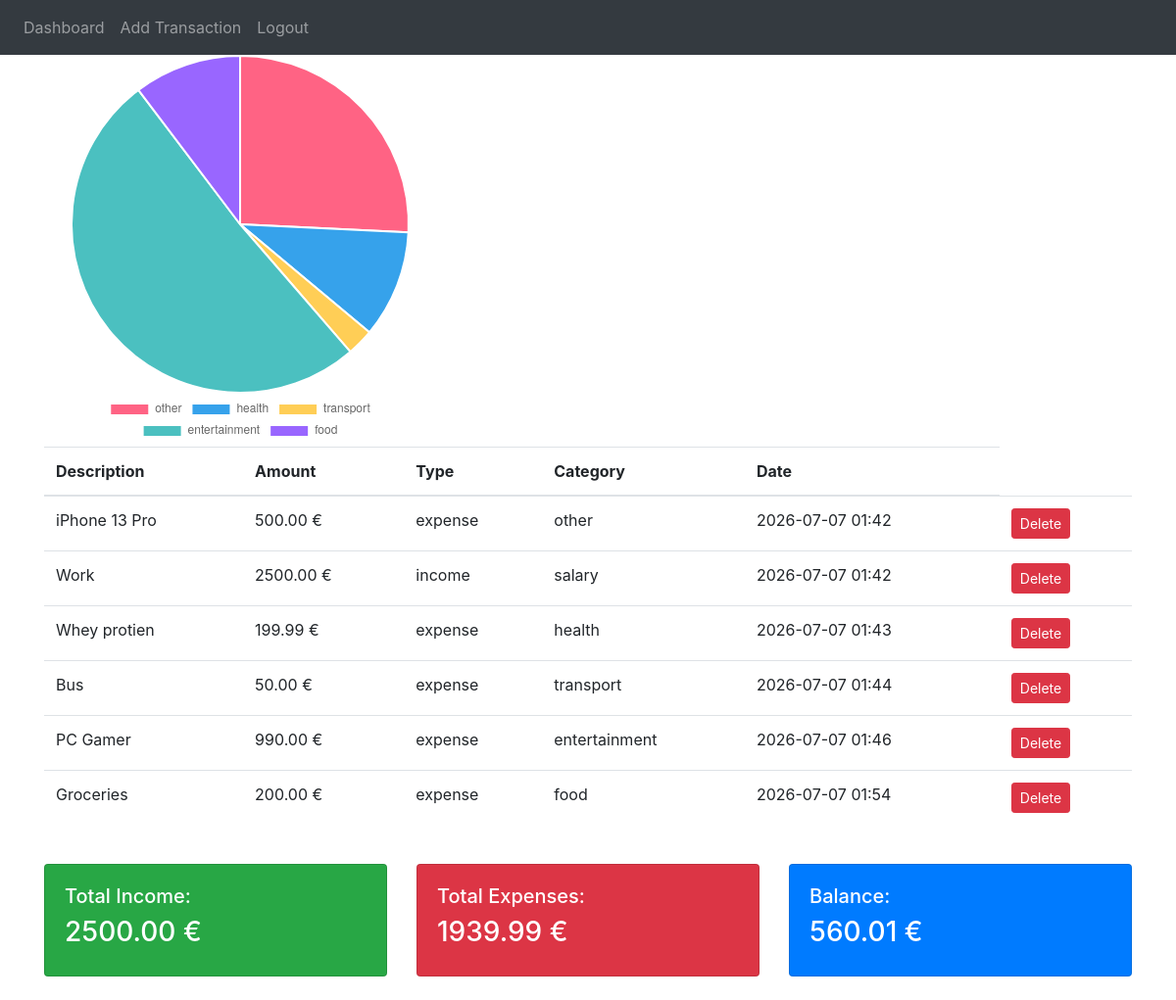
Screenshot of / (signed in) with the database file from the repository.
### website/models.py (models this page shows)
class Transaction(db.Model):
    id = db.Column(db.Integer, primary_key=True)
    description = db.Column(db.String(150))
    amount = db.Column(db.Float, nullable=False)
    type = db.Column(db.String(150), nullable=False)
    category = db.Column(db.String(150), nullable=False)
    date = db.Column(db.DateTime, default=datetime.utcnow)
    user_id = db.Column(db.Integer, db.ForeignKey('user.id'))

### website/views.py (the view)
@views.route('/', methods=['GET', 'POST'])
@login_required
def dashboard():
    transactions = Transaction.query.filter_by(user_id=current_user.id).all()
    income = sum(t.amount for t in transactions if t.type == "income")
    expenses = sum(t.amount for t in transactions if t.type == "expense")
    balance = round(income - expenses, 2)
    categories = {}
    for t in transactions:
        if t.type == "expense":
            categories[t.category] = categories.get(t.category, 0) + t.amount
    return render_template("dashboard.html", transactions=transactions, income=income, expenses=expenses, balance=balance, categories=categories, user=current_user)

### website/__init__.py (called while the page is built)
def create_app():
    app = Flask(__name__)
    app.config['SECRET_KEY'] = 'hdhffhhcsjchjs'
    app.config['SQLALCHEMY_DATABASE_URI'] = f'sqlite:///{DB_NAME}'
    db.init_app(app)
    from .views import views
    from .auth import auth
    app.register_blueprint(views, url_prefix='/')
    app.register_blueprint(auth, url_prefix='/')
    from .models import User
    create_database(app)
    login_manager = LoginManager()
    login_manager.login_view = 'auth.login'
    login_manager.init_app(app)
    @login_manager.user_loader
    def load_user(id):
        return User.query.get(int(id))
    return app

### website/templates/dashboard.html (shortened to what this page needs)
{% extends "base.html" %}
{% block content %}
<table class="table">
    <thead>
        <tr>
            <th>Description</th>
            <th>Amount</th>
            <th>Type</th>
            <th>Category</th>
            <th>Date</th>
        </tr>
    </thead>
    <tbody>
        {% for transaction in transactions %}
        <tr>
            <td>{{ transaction.description }}</td>
            <td>{{ "%.2f"|format(transaction.amount) }} €</td>
            <td>{{ transaction.type }}</td>
            <td>{{ transaction.category }}</td>
            <td>{{ transaction.date.strftime('%Y-%m-%d %H:%M') }}</td>
            <td>
                <form method="POST" action="{{ url_for('views.delete_transaction', id=transaction.id) }}">
                    <button type="submit" class="btn btn-danger btn-sm">Delete</button>
                </form>
            </td>
        </tr>
        {% endfor %}
        <canvas id="pieChart" width="400" height="400"></canvas>
        <script>
            const labels = {{ categories.keys() | list | tojson }};
            const data = {{ categories.values() | list | tojson }};
            new Chart(document.getElementById('pieChart'), {
                type: 'pie',
                data: {
                    labels: labels,
                    datasets: [{
                        data: data,
                        backgroundColor: [
                            '#FF6384', '#36A2EB', '#FFCE56',
                            '#4BC0C0', '#9966FF', '#FF9F40'
                        ]
                    }]
                },
                options: {
                    responsive: false,
                    plugins: {
                        legend: { position: 'bottom' }
                    }
                }
            });
        </script>
    </tbody>
</table>
<br />
<div class="row mb-4">
    <div class="col-md-4">
        <div class="card text-white bg-success">
            <div class="card-body">
                <h5>Total Income:</h5>
                <h3>{{ "%.2f" | format(income) }} €</h3>
            </div>
        </div>
    </div>
    <div class="col-md-4">
        <div class="card text-white bg-danger">
            <div class="card-body">
                <h5>Total Expenses:</h5>
                <h3>{{ expenses }} €</h3>
            </div>
        </div>
    </div>
    <div class="col-md-4">
        <div class="card text-white bg-primary">
            <div class="card-body">
                <h5>Balance:</h5>
                <h3>{{ balance }} €</h3>
            </div>
        </div>
    </div>
</div>
{% endblock %}

### website/templates/base.html (shortened to what this page needs)
<!DOCTYPE html>
<html>
<head>
    <link rel="stylesheet" href="https://stackpath.bootstrapcdn.com/bootstrap/4.4.1/css/bootstrap.min.css"
 />
    <link rel="stylesheet" href="https://stackpath.bootstrapcdn.com/font-awesome/4.7.0/css/font-awesome.min.css"
 />
</head>
<body>
    <nav class="navbar navbar-expand-lg navbar-dark bg-dark">
        <div class="collapse navbar-collapse" id="navbar">
            <div class="navbar-nav">
                {% if user.is_authenticated %}
                <a class="nav-item nav-link" id="dashboard" href="/">Dashboard</a>
                <a class="nav-item nav-link" id="logout" href="/add-transaction">Add Transaction</a>
                <a class="nav-item nav-link" id="logout" href="/logout">Logout</a>
                {% else %}
                <a class="nav-item nav-link" id="login" href="/login">Login</a>
                <a class="nav-item nav-link" id="signUp" href="/sign-up">Sign Up</a>
                {% endif %}
            </div>
        </div>
    </nav>
    <div class="container">
        {% block content %}
        {% endblock %}
    </div>
</body>
</html>

### rows the page displays
Transaction: amount "500.00"
Transaction: amount "2500.00"
Transaction: amount "199.99"
Transaction: amount "50.00"
Transaction: amount "990.00"
Transaction: amount "200.00"

### other values shown
{{ "%.2f" | format(income) }} "2500.00"
{{ expenses }} "1939.99"
{{ balance }} "560.01"
chart data {{ categories.keys() | list | tojson }} ["other", "health", "transport", "entertainment", "food"]
chart data {{ categories.values() | list | tojson }} [500.0, 199.99, 50.0, 990.0, 200.0]
